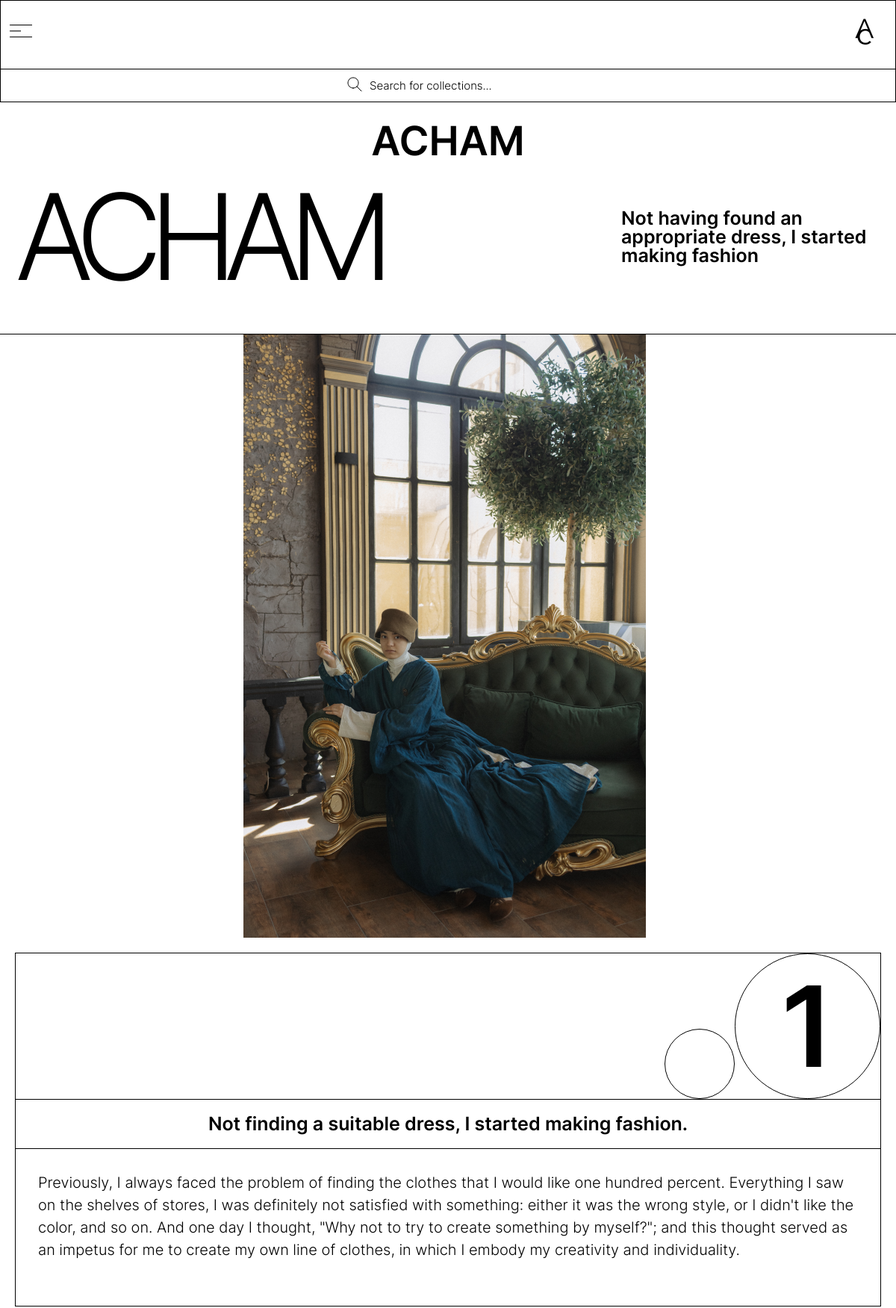
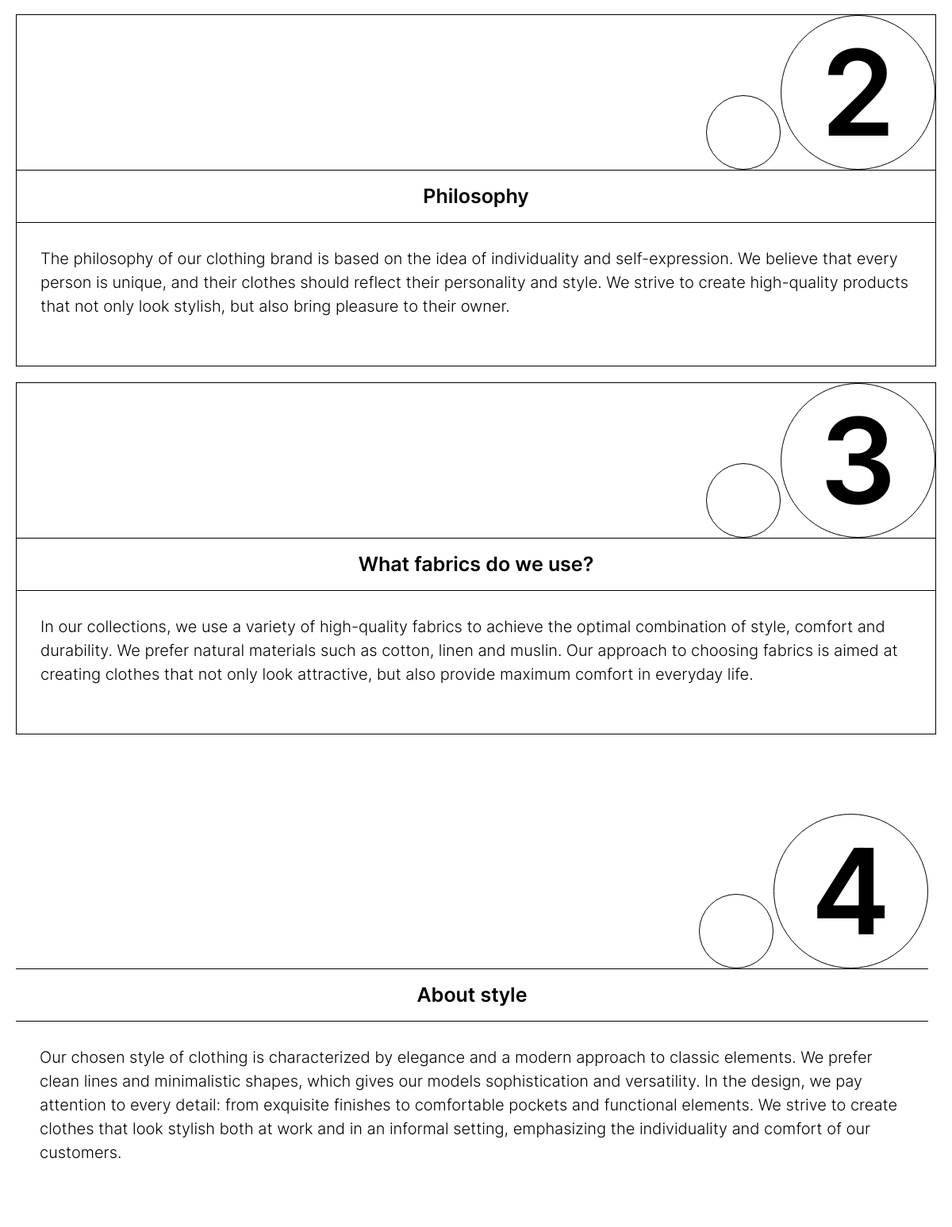
The app's page /fourth_page_en/ (upper part) with its own data (2 pictures, top to bottom).
### backend/models.py (models this page shows, shortened)
class CountBlogAbout(models.Model):
    title = models.CharField(max_length=50, verbose_name='Заголовок поля')
    image = models.ImageField(upload_to='images', verbose_name='Фото поля')
    def get_image(self):
        try:
            return self.image.url
        except:
            return ''
    class Meta:
        verbose_name = 'Поле о нас'
        verbose_name_plural = 'Поля о нас'

class AboutUs(models.Model):
    ind = models.PositiveIntegerField(verbose_name='Индексация элемента')
    title = models.CharField(max_length=255, null=True, blank=True, verbose_name='Заголовок блока о нас')
    description = models.TextField(null=True, blank=True, verbose_name='Описание')
    title_en = models.CharField(max_length=255, null=True, blank=True, verbose_name='Заголовок блока о нас {en}')
    description_en = models.TextField(null=True, blank=True, verbose_name='Описание {en}')
    title_uz = models.CharField(max_length=255, null=True, blank=True, verbose_name='Заголовок блока о нас {uz}')
    description_uz = models.TextField(null=True, blank=True, verbose_name='Описание {uz}')
    count = models.ForeignKey(CountBlogAbout, verbose_name='Поле информации', on_delete=models.CASCADE, null=True, blank=True,
                              related_name='blogsAbout')
    class Meta:
        verbose_name = 'Блок о нас'
        verbose_name_plural = 'Блоки о нас'

### backend/views.py (the view)
# urls.py: path('fourth_page_en/', fourth_page_en, name='fourth_page_en'),
def fourth_page_en(request):
    count_about = CountBlogAbout.objects.all()
    index_len = len(count_about) * 3
    index_list = [ind for ind in range(1, index_len+1)]
    context = {
        'count_about': count_about,
        'index_len': index_len,
        'index_list': index_list
    }
    return render(request, 'fourth_page_en.html', context)

### backend/cart.py (called while the page is built)
    def __len__(self):
        return sum(item['quantity'] for item in self.cart.values())

    def get_total_price(self):
        return sum(Decimal(item['price']) * item['quantity'] for item in
                   self.cart.values())

### backend/context_processors.py (called while the page is built)
def cart(request):
    return {'cart': Cart(request)}

### backend/views.py (called while the page is built)
def cart_form_processor(request):
    return {
            'cart_form': CartForm(),
            'cart_form_en': CartFormEn(),
            'cart_form_uz': CartFormUz()
            }

### backend/templates/fourth_page_en.html (shortened to what this page needs)
{% extends 'base_en.html' %}
{% load static %}
{% block main %}
{% include 'components/header/_header_other_en.html' %}
<main class="main">
    <div class="main__top">
        <h2 class="main__top-title">ACHAM</h2>
        <p class="main__top-text">Not having found an appropriate dress, I started making fashion</p>
    </div>
    <div class="main__bottom">
        {% for blog_about in count_about %}
        <div class="main__bottom-top">
            {% if not forloop.counter|divisibleby:2 %}
            <div class="main__bottom-top--column">
                <img src="{{ blog_about.get_image }}" alt="" style="object-fit: cover;">
            </div>
            {% endif %}
            {% for blog in blog_about.blogsAbout.all %}
            <div class="main__bottom-top--column">
                <div class="main__bottom-top--column---top">
                    <div></div>
                    <div>
                        {{ blog.ind }}
                    </div>
                </div>
                <div class="main__bottom-top--column---title">
                    <h2>{{ blog.title_en }}</h2>
                </div>
                <div class="main__bottom-top--column---text">
                    {{ blog.description_en }}
                </div>
            </div>
            {% endfor %}
        </div>
        {% endfor %}
    </div>
</main>
{% endblock main %}

### static/style/style.css (style rules this page uses)
:root { --ml: "Montserrat-Light"; --mli: "Montserrat-LightItalic"; --msb: "Montserrat-SemiBold"; --cen: "Century", sans-serif; }
html { overflow-x: hidden !important; }
body { font-family: var(--ml); -webkit-user-select: none; -moz-user-select: none; -ms-user-select: none; user-select: none; }
.main { width: 100%; }
.main__top { width: 100%; padding: 25px 20px 50px 20px; display: -webkit-box; display: -ms-flexbox; display: flex; -webkit-box-pack: justify; -ms-flex-pack: justify; justify-content: space-between; -webkit-box-align: center; -ms-flex-align: center; align-items: center; border-bottom: 1px solid black; }
.main__top-title { color: #000; font-size: 160px; font-family: var(--mli); letter-spacing: -18px; word-spacing: -8px; }
.main__top-text { font-size: 25px; font-family: var(--msb); color: #000; max-width: 30%; width: 100%; }
.main__bottom { display: -webkit-box; display: -ms-flexbox; display: flex; -webkit-box-orient: vertical; -webkit-box-direction: normal; -ms-flex-direction: column; flex-direction: column; -webkit-box-pack: center; -ms-flex-pack: center; justify-content: center; -webkit-box-align: center; -ms-flex-align: center; align-items: center; width: 100%; padding: 0 20px; gap: 100px; }
.main__bottom-top { display: -webkit-box; display: -ms-flexbox; display: flex; -webkit-box-pack: center; -ms-flex-pack: center; justify-content: center; -webkit-box-align: end; -ms-flex-align: end; align-items: flex-end; }
.main__bottom-top--column { display: -webkit-box; display: -ms-flexbox; display: flex; -webkit-box-orient: vertical; -webkit-box-direction: normal; -ms-flex-direction: column; flex-direction: column; -webkit-box-pack: center; -ms-flex-pack: center; justify-content: center; width: 100%; border: 1px solid black; }
.main__bottom-top--column:first-of-type { border: none; margin: 0 10px 0 0; }
.main__bottom-top--column---top { width: 100%; display: -webkit-box; display: -ms-flexbox; display: flex; -webkit-box-pack: end; -ms-flex-pack: end; justify-content: end; -webkit-box-align: end; -ms-flex-align: end; align-items: flex-end; border-bottom: 1px solid black; }
.main__bottom-top--column---top div:first-of-type { max-width: 94px; width: 100%; height: 94px; display: block; border: 1px solid black; border-radius: 50%; }
.main__bottom-top--column---top div:last-of-type { display: -webkit-box; display: -ms-flexbox; display: flex; -webkit-box-pack: center; -ms-flex-pack: center; justify-content: center; -webkit-box-align: center; -ms-flex-align: center; align-items: center; text-align: center; max-width: 195px; width: 100%; height: 195px; border: 1px solid black; border-radius: 50%; font-family: var(--msb); font-size: 150px; color: #000; }
.main__bottom-top--column---title { padding: 20px 0; display: -webkit-box; display: -ms-flexbox; display: flex; -webkit-box-pack: center; -ms-flex-pack: center; justify-content: center; -webkit-box-align: center; -ms-flex-align: center; align-items: center; border-bottom: 1px solid black; width: 100%; }
.main__bottom-top--column---text { font-family: var(--mli); font-size: 20px; line-height: 150%; color: #000; padding: 30px 30px 60px 30px; }
.main__bottom-top--column---title h2 { font-size: 25px; font-family: var(--msb); color: #000; }
@media (max-width: 1600px) { .main__bottom-top { -webkit-box-orient: vertical; -webkit-box-direction: normal; -ms-flex-direction: column; flex-direction: column; -webkit-box-pack: center; -ms-flex-pack: center; justify-content: center; -webkit-box-align: center; -ms-flex-align: center; align-items: center; gap: 20px; } }
@media (max-width: 1600px) { .main__bottom-top--column { width: -webkit-fit-content; width: -moz-fit-content; width: fit-content; } }

### static/style/nullstyle.css (style rules this page uses)
* { padding: 0; margin: 0; border: 0; }
*, *:before, *:after { -moz-box-sizing: border-box; -webkit-box-sizing: border-box; box-sizing: border-box; }
html, body { width: 100%; font-size: 100%; line-height: 1; font-size: 14px; -ms-text-size-adjust: 100%; -moz-text-size-adjust: 100%; -webkit-text-size-adjust: 100%; }
img { vertical-align: top; }
h1, h2, h3, h4, h5, h6 { font-size: inherit; font-weight: inherit; }

### records on screen
CountBlogAbout: get_image (picture)
AboutUs: ind "1", title_en "Not finding a suitable dress, I started making fashion.", description_en "Previously, I always faced the problem of finding the clothes that I would like one hundred percent. Everything I saw on the shelves of stores, I was definitely not satisfied with something: either it was the wrong style, or I didn't like the color, and so on. And one day I thought, \"Why not to try to create something by myself?\"; and this thought served as an impetus for me to create my own line of clothes, in which I embody my creativity and individuality."
AboutUs: ind "2", title_en "Philosophy", description_en "The philosophy of our clothing brand is based on the idea of individuality and self-expression. We believe that every person is unique, and their clothes should reflect their personality and style. We strive to create high-quality products that not only look stylish, but also bring pleasure to their owner."
AboutUs: ind "3", title_en "What fabrics do we use?", description_en "In our collections, we use a variety of high-quality fabrics to achieve the optimal combination of style, comfort and durability. We prefer natural materials such as cotton, linen and muslin. Our approach to choosing fabrics is aimed at creating clothes that not only look attractive, but also provide maximum comfort in everyday life."
AboutUs: ind "4", title_en "About style", description_en "Our chosen style of clothing is characterized by elegance and a modern approach to classic elements. We prefer clean lines and minimalistic shapes, which gives our models sophistication and versatility. In the design, we pay attention to every detail: from exquisite finishes to comfortable pockets and functional elements. We strive to create clothes that look stylish both at work and in an informal setting, emphasizing the individuality and comfort of our customers."
